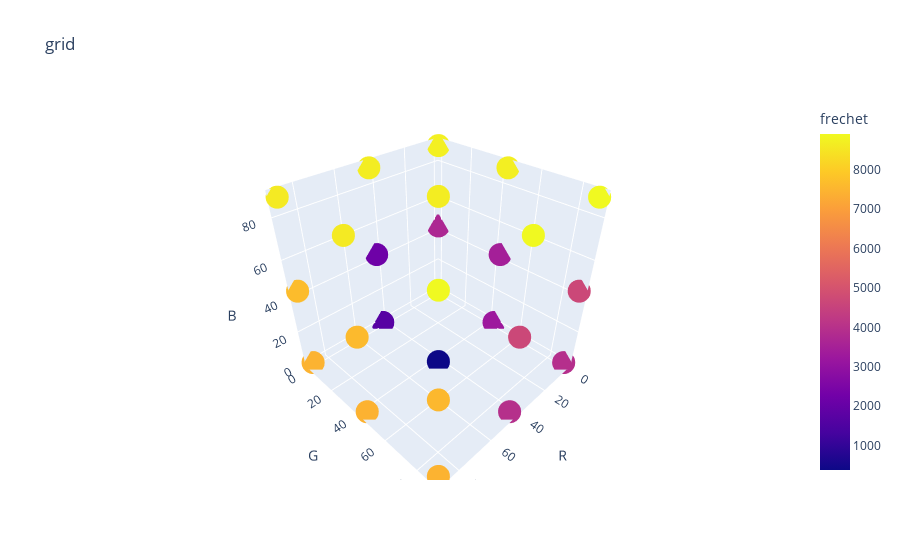

Notebook code cell kept with this figure:
### Markdown cell above
### Observed Points and Corresponding Errors

Let's take a look at the points that were observed for each of the search algorithms. The axes correspond to red (R), green (G), and blue (B) input values, and the color corresponds to "Fréchet distance" (pronounced like freh-shay). Fréchet distance is a measure of how close the measured spectrum is to the target and
should be considered simply as an error metric for this demo. Lower Fréchet distance is better,
and zero Fréchet distance is perfect.

### Code cell
#@markdown Visualize the grid points that were used for searching.
px.scatter_3d(grid_df, x="R", y="G", z="B", color="frechet", title="grid")

### Figure 1 — Plotly figure (JSON) as saved in the notebook; plotly's stock layout.template omitted (floating-point values rounded to 4 significant figures)
{"data": [{"hovertemplate": "R=%{x}<br>G=%{y}<br>B=%{z}<br>frechet=%{marker.color}<extra></extra>", "legendgroup": "", "marker": {"color": [2419.0, 1703, 7452, 3244.0, 383.2, 7429, 3930.0, 3954.0, 7444, 3682.0, 2193, 7657, 3452.0, 2872, 7608, 4672.0, 4670.0, 7563, 8714.0, 8662.0, 8599.0, 8697.0, 8658.0, 8597.0, 8901.0, 8899.0, 8902.0], "coloraxis": "coloraxis", "symbol": "circle"}, "mode": "markers", "name": "", "scene": "scene", "showlegend": false, "type": "scatter3d", "x": [0, 44, 89, 0, 44, 89, 0, 44, 89, 0, 44, 89, 0, 44, 89, 0, 44, 89, 0, 44, 89, 0, 44, 89, 0, 44, 89], "y": [0, 0, 0, 44, 44, 44, 89, 89, 89, 0, 0, 0, 44, 44, 44, 89, 89, 89, 0, 0, 0, 44, 44, 44, 89, 89, 89], "z": [0, 0, 0, 0, 0, 0, 0, 0, 0, 44, 44, 44, 44, 44, 44, 44, 44, 44, 89, 89, 89, 89, 89, 89, 89, 89, 89]}], "layout": {"coloraxis": {"colorbar": {"title": {"text": "frechet"}}, "colorscale": [[0, "#0d0887"], [0.1111, "#46039f"], [0.2222, "#7201a8"], [0.3333, "#9c179e"], [0.4444, "#bd3786"], [0.5556, "#d8576b"], [0.6667, "#ed7953"], [0.7778, "#fb9f3a"], [0.8889, "#fdca26"], [1, "#f0f921"]]}, "legend": {"tracegroupgap": 0}, "scene": {"domain": {"x": [0, 1], "y": [0, 1]}, "xaxis": {"title": {"text": "R"}}, "yaxis": {"title": {"text": "G"}}, "zaxis": {"title": {"text": "B"}}}, "title": {"text": "grid"}}}
